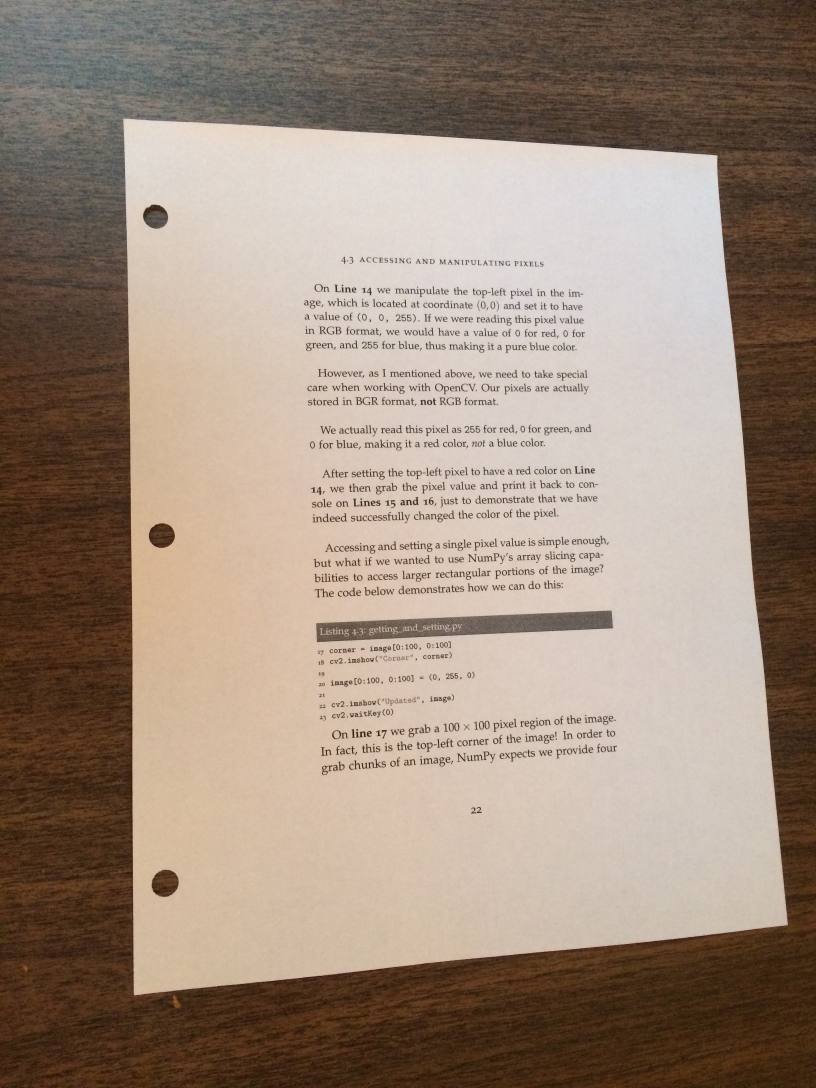
#> input picture input/page.jpg, 2448 x 3264 px (shown at 1/3 size)
$ python page_extractor.py --input-image input/page.jpg
#> lines starting #> are read from the running program, lines starting #| are printed output that depends on the picture; after the words box and inside, x2 and y2 are one past the last pixel; in counts of white or black regions, pixels touching at a corner belong together
### processors.py
import cv2
import math
from scipy import ndimage
import numpy as np

class RotationCorrector:
    def __init__(self, output_process = False):
        self.output_process = output_process

    # [32 lines left out: function __call__, not called in this run]


class Resizer:
    """Resizes image.

    Params
    ------
    image   is the image to be resized
    height  is the height the resized image should have. Width is changed by similar ratio.

    Returns
    -------
    Resized image
    """
    def __init__(self, height = 1280, output_process = False):
        self._height = height
        self.output_process = output_process


    def __call__(self, image):
        if image.shape[0] <= self._height: return image
        ratio = round(self._height / image.shape[0], 3)
        width = int(image.shape[1] * ratio)
        dim = (width, self._height)
        resized = cv2.resize(image, dim, interpolation = cv2.INTER_AREA)
        if self.output_process: cv2.imwrite('output/resized.jpg', resized)
        return resized


class OtsuThresholder:
    """Thresholds image by using the otsu method

    Params
    ------
    image   is the image to be Thresholded

    Returns
    -------
    Thresholded image
    """
    def __init__(self, thresh1 = 0, thresh2 = 255, output_process = False):
        self.output_process = output_process
        self.thresh1 = thresh1
        self.thresh2 = thresh2


    def __call__(self, image):
        image = cv2.cvtColor(image, cv2.COLOR_BGR2GRAY)
        T_, thresholded = cv2.threshold(image, self.thresh1, self.thresh2, cv2.THRESH_BINARY + cv2.THRESH_OTSU)
        if self.output_process: cv2.imwrite('output/thresholded.jpg', thresholded)
        return thresholded


class FastDenoiser:
    """Denoises image by using the fastNlMeansDenoising method

    Params
    ------
    image       is the image to be Thresholded
    strength    the amount of denoising to apply

    Returns
    -------
    Denoised image
    """
    def __init__(self, strength = 7, output_process = False):
        self._strength = strength
        self.output_process = output_process


    def __call__(self, image):
        temp = cv2.fastNlMeansDenoising(image, h = self._strength)
        if self.output_process: cv2.imwrite('output/denoised.jpg', temp)
        return temp


class Closer:
    def __init__(self, kernel_size = 3, iterations = 10, output_process = False):
        self._kernel_size = kernel_size
        self._iterations = iterations
        self.output_process = output_process


    def __call__(self, image):
        kernel = cv2.getStructuringElement(
            cv2.MORPH_ELLIPSE,
            (self._kernel_size, self._kernel_size)
        )
        closed = cv2.morphologyEx(
            image,
            cv2.MORPH_CLOSE,
            kernel,
            iterations = self._iterations
        )

        if self.output_process: cv2.imwrite('output/closed.jpg', closed)
        return closed


class Opener:
    # [20 lines left out: functions __init__, __call__, not called in this run]


class EdgeDetector:
    def __init__(self, output_process = False):
        self.output_process = output_process


    def __call__(self, image, thresh1 = 50, thresh2 = 150, apertureSize = 3):
        edges = cv2.Canny(image, thresh1, thresh2, apertureSize = apertureSize)
        if self.output_process: cv2.imwrite('output/edges.jpg', edges)
        return edges

### hough_line_corner_detector.py
from math import sin, cos, atan
import cv2
import numpy as np
from matplotlib import pyplot as plt
from processors import Opener, Closer, EdgeDetector
from sklearn.cluster import KMeans
from itertools import combinations


class HoughLineCornerDetector:
    def __init__(self, rho_acc = 2, theta_acc = 360, thresh = 100, output_process = True):
        self.rho_acc = rho_acc
        self.theta_acc = theta_acc
        self.thresh = thresh
        self.output_process = output_process
        self._preprocessor = [
            Closer(output_process = output_process),
            EdgeDetector(output_process = output_process)
        ]


    def __call__(self, image):
        # Step 1: Process for edge detection
        self._image = image
        for processor in self._preprocessor:
            self._image = processor(self._image)

        # Step 2: Get hough lines
        self._lines = self._get_hough_lines()

        # Step 3: Get intersection points
        self._intersections = self._get_intersections()

        # Step 4: Get Quadrilaterals
        return self._find_quadrilaterals()


    def _get_hough_lines(self):
        lines = cv2.HoughLines(
            self._image,
            self.rho_acc,
            np.pi / self.theta_acc,
            self.thresh
        )
        if self.output_process: self._draw_hough_lines(lines)

        return lines


    def _draw_hough_lines(self, lines):
        hough_line_output = self._get_color_image()

        for line in lines:
            rho, theta = line[0]
            a, b = np.cos(theta), np.sin(theta)
            x0, y0 = a * rho, b * rho
            n = 5000
            x1 = int(x0 + n * (-b))
            y1 = int(y0 + n * (a))
            x2 = int(x0 - n * (-b))
            y2 = int(y0 - n * (a))

            cv2.line(
                hough_line_output,
                (x1, y1),
                (x2, y2),
                (0, 0, 255),
                2
            )

        cv2.imwrite('output/hough_line.jpg', hough_line_output)


    def _get_intersections(self):
        """Finds the intersections between groups of lines."""
        lines = self._lines
        intersections = []
        group_lines = combinations(range(len(lines)), 2)
        x_in_range = lambda x: 0 <= x <= self._image.shape[1]
        y_in_range = lambda y: 0 <= y <= self._image.shape[0]

        for i, j in group_lines:
            line_i, line_j = lines[i][0], lines[j][0]

            if 80.0 < self._get_angle_between_lines(line_i, line_j) < 100.0:
                int_point = self._intersection(line_i, line_j)

                if x_in_range(int_point[0][0]) and y_in_range(int_point[0][1]):
                    intersections.append(int_point)

        if self.output_process: self._draw_intersections(intersections)

        return intersections


    def _find_quadrilaterals(self):
        X = np.array([[point[0][0], point[0][1]] for point in self._intersections])
        kmeans = KMeans(
            n_clusters = 4,
            init = 'k-means++',
            max_iter = 200,
            n_init = 100,
            random_state = 0
        ).fit(X)

        if self.output_process: self._draw_quadrilaterals(self._lines, kmeans)

        return  [[center.tolist()] for center in kmeans.cluster_centers_]


    def _draw_quadrilaterals(self, lines, kmeans):
        grouped_output = self._get_color_image()

        for idx, line in enumerate(lines):
            rho, theta = line[0]
            a, b = np.cos(theta), np.sin(theta)
            x0, y0 = a * rho, b * rho
            n = 5000
            x1 = int(x0 + n * (-b))
            y1 = int(y0 + n * (a))
            x2 = int(x0 - n * (-b))
            y2 = int(y0 - n * (a))

            cv2.line(
                grouped_output,
                (x1, y1),
                (x2, y2),
                (0, 0, 255),
                2
            )

        for point in kmeans.cluster_centers_:
            x, y = point

            cv2.circle(
                grouped_output,
                (int(x), int(y)),
                5,
                (255, 255, 255),
                5
            )

        cv2.imwrite('output/grouped.jpg', grouped_output)


    def _get_angle_between_lines(self, line_1, line_2):
        rho1, theta1 = line_1
        rho2, theta2 = line_2
        # x * cos(theta) + y * sin(theta) = rho
        # y * sin(theta) = x * (- cos(theta)) + rho
        # y = x * (-cos(theta) / sin(theta)) + rho
        m1 = -(np.cos(theta1) / np.sin(theta1))
        m2 = -(np.cos(theta2) / np.sin(theta2))
        return abs(atan(abs(m2-m1) / (1 + m2 * m1))) * (180 / np.pi)


    def _intersection(self, line1, line2):
        """Finds the intersection of two lines given in Hesse normal form.

        Returns closest integer pixel locations.
        See https://stackoverflow.com/a/383527/5087436
        """
        rho1, theta1 = line1
        rho2, theta2 = line2

        A = np.array([
            [np.cos(theta1), np.sin(theta1)],
            [np.cos(theta2), np.sin(theta2)]
        ])

        b = np.array([[rho1], [rho2]])
        x0, y0 = np.linalg.solve(A, b)
        x0, y0 = int(np.round(x0)), int(np.round(y0))
        return [[x0, y0]]


    def _draw_intersections(self, intersections):
        intersection_point_output = self._get_color_image()

        for line in self._lines:
            rho, theta = line[0]
            a = np.cos(theta)
            b = np.sin(theta)
            x0 = a * rho
            y0 = b * rho
            n = 5000
            x1 = int(x0 + n * (-b))
            y1 = int(y0 + n * (a))
            x2 = int(x0 - n * (-b))
            y2 = int(y0 - n * (a))

            cv2.line(
                intersection_point_output,
                (x1, y1),
                (x2, y2),
                (0, 0, 255),
                2
            )

        for point in intersections:
            x, y = point[0]

            cv2.circle(
                intersection_point_output,
                (x, y),
                5,
                (255, 255, 127),
                5
            )

        cv2.imwrite('output/intersection_point_output.jpg', intersection_point_output)


    def _get_color_image(self):
        return cv2.cvtColor(self._image.copy(), cv2.COLOR_GRAY2RGB)

### page_extractor.py
import cv2
import numpy as np
from skimage.filters import threshold_otsu
from matplotlib import pyplot as plt
from sklearn.cluster import KMeans
from itertools import combinations
from collections import defaultdict

class PageExtractor:
    def __init__(self, preprocessors, corner_detector, output_process = False):
        assert isinstance(preprocessors, list), "List of processors expected"
        self._preprocessors = preprocessors
        self._corner_detector = corner_detector
        self.output_process = output_process


    def __call__(self, image_path):
        # Step 1: Read image from file
#> called with image_path = 'input/page.jpg'
        self._image = cv2.imread(image_path)
#> self._image is the input picture: shape (3264, 2448, 3); mean B, G, R 123.7, 138.6, 156.7

        # Step 2: Preprocess image
        self._processed = self._image
        for preprocessor in self._preprocessors:
            self._processed = preprocessor(self._processed)
#> this loop made 3 passes
#> pass 3, in __call__, `image = cv2.cvtColor(image, cv2.COLOR_BGR2GRAY)`:
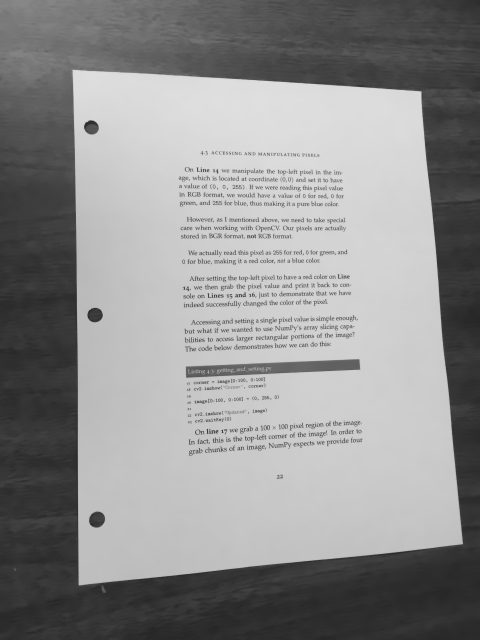
#> image: shape (1280, 959) (shown at 1/2 size); min 32, max 223, mean 142.4
#> pass 3, in __call__, `T_, thresholded = cv2.threshold(image, self.thresh1, self.thresh2, cv2..`:
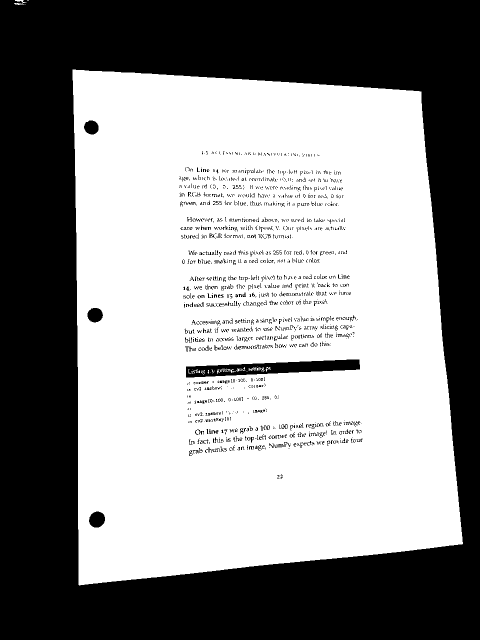
#> thresholded: shape (1280, 959) (shown at 1/2 size); 55.7% white; 1541 black regions (1358 under 20 px), largest, box (x1, y1, x2, y2) and area: (0, 0, 959, 1280) 518623, (372, 719, 720, 755) 6950, (178, 1023, 210, 1055) 798

        self._intersections = self._corner_detector(self._processed)
#> the loop in __call__, `for processor in self._preprocessor:` made 2 passes
#> pass 2, in __call__, `edges = cv2.Canny(image, thresh1, thresh2, apertureSize = apertureSize)`:
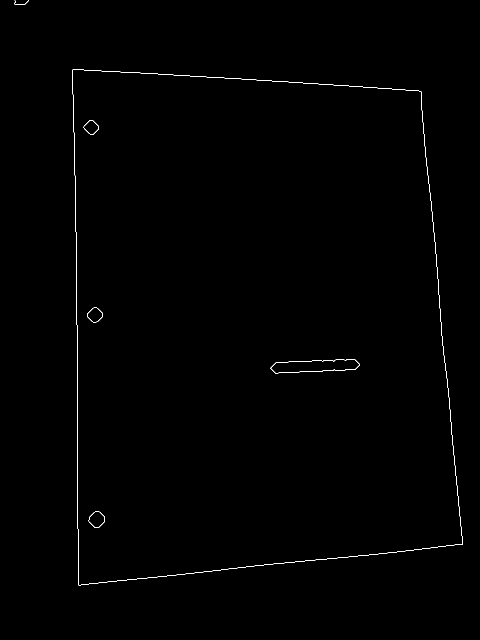
#> edges: shape (1280, 959) (shown at 1/2 size); 0.34% white in thin lines or dots, all inside (x1, y1, x2, y2) = (28, 0, 926, 1171)
#> in _get_hough_lines, `lines = cv2.HoughLines( self._image, self.rho_acc, np.pi / self.theta_..`: lines = 18 rows, first 8: [1180, 1.47], [155, 0], [-143, 3.12], [123, 1.64], [-824, 3.05], [131, 1.62], [-814, 3.04], [1192, 1.45]
#> the loop in _draw_hough_lines, `for line in lines:` made 18 passes
#> (rho, theta, a, b, x0, y0, x1, y1) on passes 1 to 8: (1180, 1.47, 0.105, 0.995, 123.3, 1173.5, -4849, 1696), (155, 0, 1, 0, 155, 0, 155, 5000), (-143, 3.12, -1, 0.0175, 143, -2.5, 55, -5001), (123, 1.64, -0.0698, 0.998, -8.58, 122.7, -4996, -226), (-824, 3.05, -0.996, 0.0872, 820.9, -71.82, 385, -5052), (131, 1.62, -0.0523, 0.999, -6.86, 130.8, -5000, -130), (-814, 3.04, -0.995, 0.105, 809.5, -85.09, 286, -5057), (1192, 1.45, 0.122, 0.993, 145.3, 1183.1, -4817, 1792)
#> after the loop in _draw_hough_lines, `for line in lines:`:
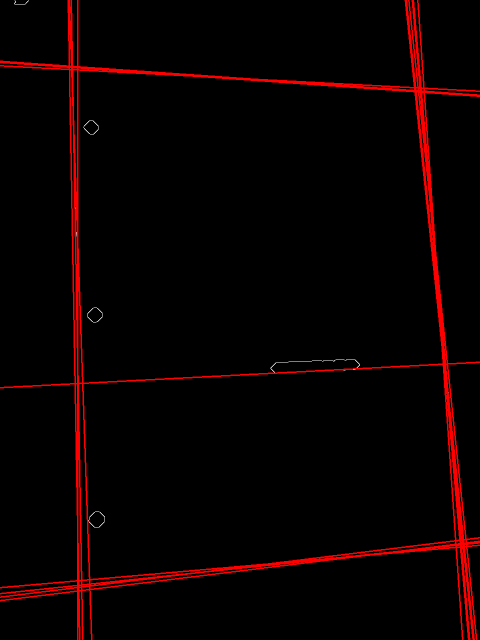
#> hough_line_output: shape (1280, 959, 3) (shown at 1/2 size); mean B, G, R 0.1, 0.1, 10.5
#> in __call__, `self._lines = self._get_hough_lines()`: self._lines has the same summary as lines in _get_hough_lines
#> the loop in _get_intersections, `for i, j in group_lines:` made 153 passes
#> (i, j, m1 in _get_angle_between_lines, m2 in _get_angle_between_lines) on passes 2, 4, 6, 8, 9, 10, 12, 15: (0, 2, -0.105, 57.29), (0, 4, -0.105, 11.43), (0, 6, -0.105, 9.51), (0, 8, -0.105, 11.43), (0, 9, -0.105, 9.51), (0, 10, -0.105, 14.3), (0, 12, -0.105, 9.51), (0, 15, -0.105, 57.29)
#> the loop in _draw_intersections, `for line in self._lines:` made 18 passes
#> the loop in _draw_intersections, `for point in intersections:` made 66 passes
#> point on passes 1 to 8: [[163, 1169]], [[922, 1090]], [[933, 1088]], [[920, 1090]], [[926, 1089]], [[912, 1091]], [[928, 1089]], [[157, 1170]]
#> after the loop in _draw_intersections, `for point in intersections:`:
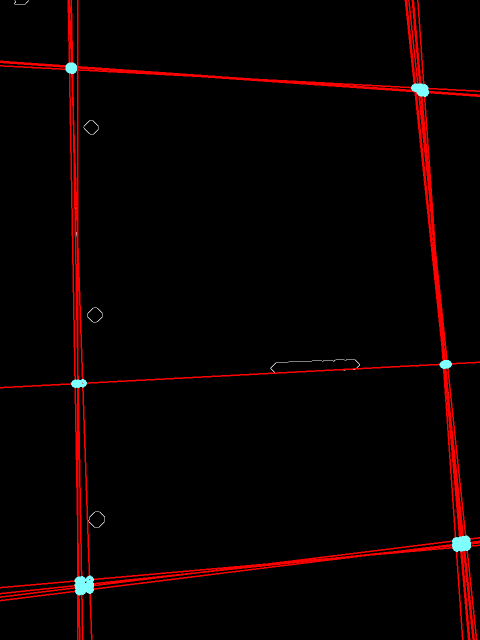
#> intersection_point_output: shape (1280, 959, 3) (shown at 1/2 size); 0.35% of pixels changed, all inside (x1, y1, x2, y2) = (131, 125, 942, 1191)
#> the loop in _draw_quadrilaterals, `for idx, line in enumerate(lines):` made 18 passes
#> after the loop in _draw_quadrilaterals, `for point in kmeans.cluster_centers_:`:
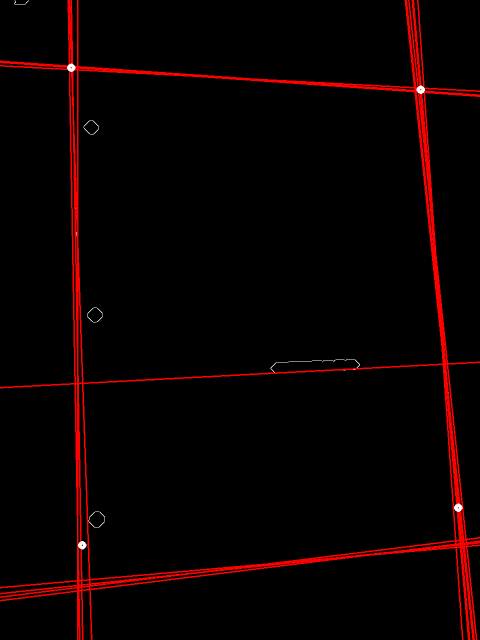
#> grouped_output: shape (1280, 959, 3) (shown at 1/2 size); 0.07% of pixels changed, all inside (x1, y1, x2, y2) = (134, 127, 925, 1099)

        # Step 3: Deskew and extract page
        return self._extract_page()
#> in _extract_page, `warped = cv2.warpPerspective(self._processed, M, (maxWidth, maxHeight))`:
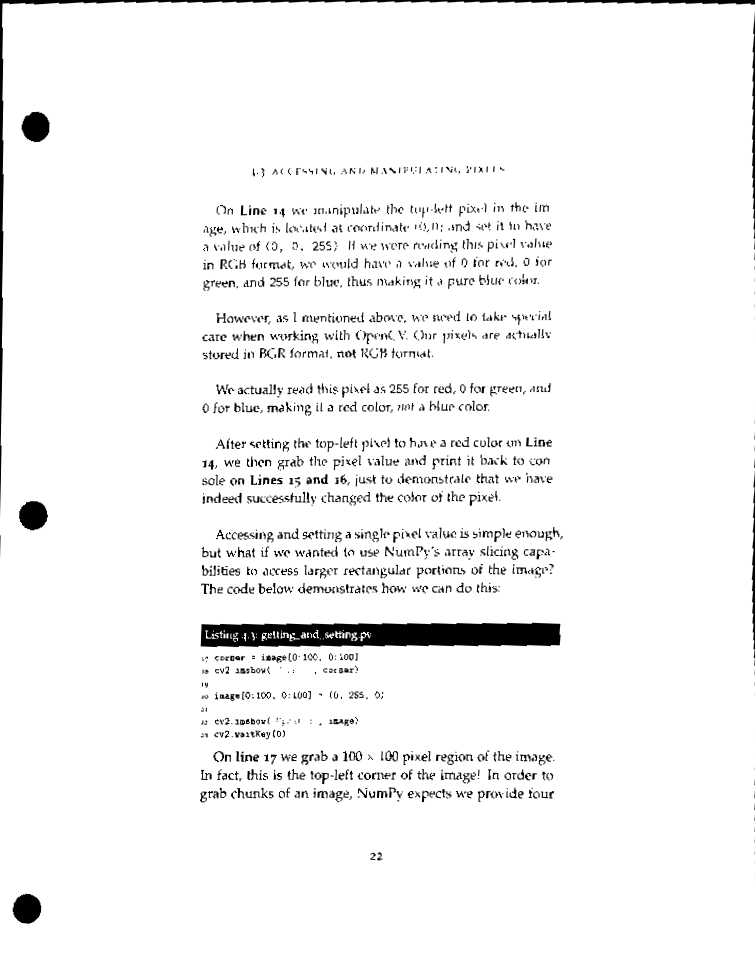
#> warped: shape (954, 755); min 0, max 255, mean 244.1


    def _extract_page(self):
        # obtain a consistent order of the points and unpack them
        # individually
        pts = np.array([
            (x, y)
            for intersection in self._intersections
            for x, y in intersection
        ])
        rect = self._order_points(pts)
        (tl, tr, br, bl) = rect

        # compute the width of the new image, which will be the
        # maximum distance between bottom-right and bottom-left
        # x-coordiates or the top-right and top-left x-coordinates
        widthA = np.sqrt(((br[0] - bl[0]) ** 2) + ((br[1] - bl[1]) ** 2))
        widthB = np.sqrt(((tr[0] - tl[0]) ** 2) + ((tr[1] - tl[1]) ** 2))
        maxWidth = max(int(widthA), int(widthB))

        # compute the height of the new image, which will be the
        # maximum distance between the top-right and bottom-right
        # y-coordinates or the top-left and bottom-left y-coordinates
        heightA = np.sqrt(((tr[0] - br[0]) ** 2) + ((tr[1] - br[1]) ** 2))
        heightB = np.sqrt(((tl[0] - bl[0]) ** 2) + ((tl[1] - bl[1]) ** 2))
        maxHeight = max(int(heightA), int(heightB))

        # now that we have the dimensions of the new image, construct
        # the set of destination points to obtain a "birds eye view",
        # (i.e. top-down view) of the image, again specifying points
        # in the top-left, top-right, bottom-right, and bottom-left
        # order
        dst = np.array([
            [0, 0],                         # Top left point
            [maxWidth - 1, 0],              # Top right point
            [maxWidth - 1, maxHeight - 1],  # Bottom right point
            [0, maxHeight - 1]],            # Bottom left point
            dtype = "float32"               # Date type
        )

        # compute the perspective transform matrix and then apply it
        M = cv2.getPerspectiveTransform(rect, dst)
        warped = cv2.warpPerspective(self._processed, M, (maxWidth, maxHeight))

        if self.output_process: cv2.imwrite('output/deskewed.jpg', warped)

        # return the warped image
        return warped


    def _order_points(self, pts):
        """
        Function for getting the bounding box points in the correct
        order

        Params
        pts     The points in the bounding box. Usually (x, y) coordinates

        Returns
        rect    The ordered set of points
        """
        # initialzie a list of coordinates that will be ordered such that
        # 1st point -> Top left
        # 2nd point -> Top right
        # 3rd point -> Bottom right
        # 4th point -> Bottom left
        rect = np.zeros((4, 2), dtype = "float32")

        # the top-left point will have the smallest sum, whereas
        # the bottom-right point will have the largest sum
        s = pts.sum(axis = 1)
        rect[0] = pts[np.argmin(s)]
        rect[2] = pts[np.argmax(s)]

        # now, compute the difference between the points, the
        # top-right point will have the smallest difference,
        # whereas the bottom-left will have the largest difference
        diff = np.diff(pts, axis = 1)
        rect[1] = pts[np.argmin(diff)]
        rect[3] = pts[np.argmax(diff)]

        # return the ordered coordinates
        return rect


if __name__ == "__main__":
    import argparse
    from hough_line_corner_detector import HoughLineCornerDetector
    from processors import Resizer, OtsuThresholder, FastDenoiser

    parser = argparse.ArgumentParser(description="Python script to detect and extract documents.")

    parser.add_argument(
        '-i',
        '--input-image',
        help = "Image containing the document",
        required = True,
        dest = 'input_image'
    )

    page_extractor = PageExtractor(
        preprocessors = [
            Resizer(height = 1280, output_process = True),
            FastDenoiser(strength = 9, output_process = True),
            OtsuThresholder(output_process = True)
        ],
        corner_detector = HoughLineCornerDetector(
            rho_acc = 1,
            theta_acc = 180,
            thresh = 100,
            output_process = True
        )
    )
    args = parser.parse_args()
    extracted = page_extractor(args.input_image)
    cv2.imshow("Extracted page", extracted)
    cv2.waitKey(0)

# [21 lines left out: function process_image, not called in this run]
